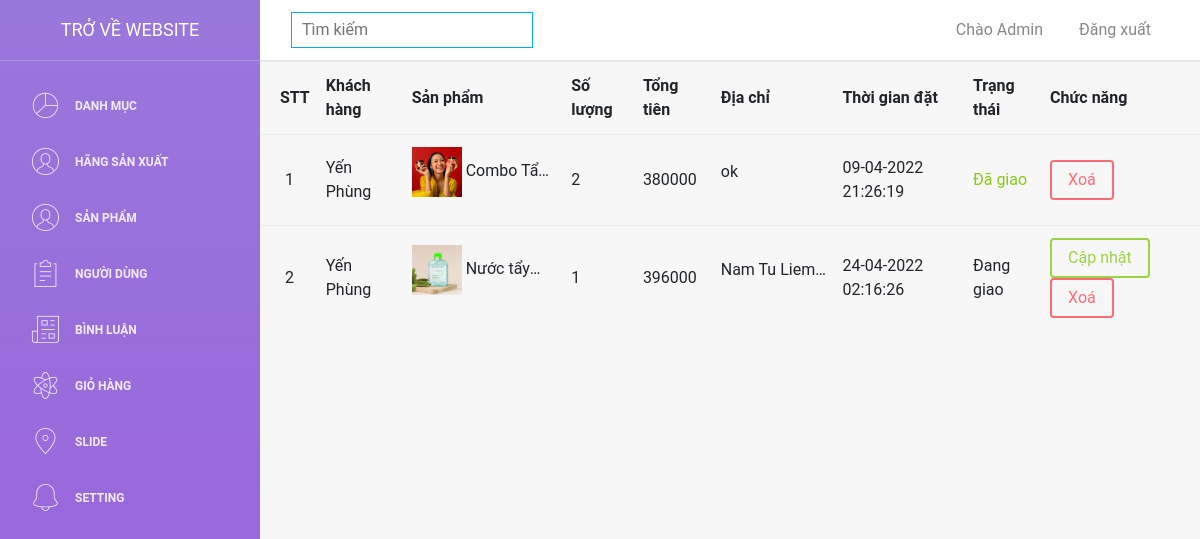
/webmypham/admin/giohang.php (signed in), run on the app's committed database.
### tables this page shows
CREATE TABLE `donhang` (
  `id` int(11) NOT NULL,
  `id_sanpham` int(11) NOT NULL,
  `id_taikhoan` int(11) NOT NULL,
  `gia` int(11) NOT NULL,
  `soluong` int(11) NOT NULL,
  `tongtien` int(11) NOT NULL,
  `anh1` text NOT NULL,
  `status` int(11) NOT NULL,
  `diachi` text DEFAULT NULL,
  `thoigian` text DEFAULT NULL
);

CREATE TABLE `taikhoan` (
  `id` int(11) NOT NULL,
  `taikhoan` varchar(55) NOT NULL,
  `matkhau` varchar(55) NOT NULL,
  `hoten` varchar(100) NOT NULL,
  `sdt` text NOT NULL,
  `anh` text NOT NULL,
  `phanquyen` int(11) NOT NULL DEFAULT 0
);

CREATE TABLE `sanpham` (
  `id` int(11) NOT NULL,
  `id_danhmuc` int(11) NOT NULL,
  `masx` int(11) NOT NULL,
  `ten` varchar(255) NOT NULL,
  `gia` int(11) NOT NULL,
  `giakm` int(11) NOT NULL,
  `anh1` text NOT NULL,
  `anh2` text NOT NULL,
  `anh3` text NOT NULL,
  `chitiet` text NOT NULL,
  `luotxem` int(11) NOT NULL
);

### webmypham/admin/connect.php (called while the page is built, shortened)
<?php
function selectAll($sql)
{
    $result = $GLOBALS['conn']->query($sql);
    return $result;
}
?>

### webmypham/admin/giohang.php (the view, shortened to what this page needs)
<?php
    include 'header.php';
    if (isset($_COOKIE["user"])) {
        $user = $_COOKIE["user"];
        foreach (selectAll("SELECT * FROM taikhoan WHERE taikhoan='$user'") as $row) {
            $permission = $row['phanquyen'];
        }
        if ($permission==1) {
        ?>
        <table class="table">
            <tr>
                <th style="padding-left:20px">STT</th>
                <th>Khách hàng</th>
                <th>Sản phẩm</th>
                <th>Số lượng</th>
                <th>Tổng tiên</th>
                <th>Địa chỉ</th>
                <th>Thời gian đặt</th>
                <th>Trạng thái</th>
                <th>Chức năng</th>
            </tr>
            <?php
               $stt=1;
                foreach (selectAll("SELECT * FROM `donhang` WHERE STATUS = 1 OR status = 2") as $row) {
                ?>
                    <tr>
                        <td style="padding-left:25px"><?= $stt++ ?></td>
                        <td>
                            <?php
                                foreach (selectAll("SELECT * FROM taikhoan WHERE id={$row['id_taikhoan']}") as $item) {
                                    echo $item['hoten'];
                                }
                            ?>
                        </td>
                        <td>
                            <?php foreach (selectAll("SELECT * FROM sanpham WHERE id={$row['id_sanpham']}") as $item) {
                                ?>
                                    <p title="<?= $item['ten'] ?>" style="display:-webkit-box;-webkit-line-clamp:1;-webkit-box-orient: vertical;overflow: hidden;text-overflow: ellipsis;word-break: break-word;max-width:200px;">
                                        <img title="<?= $item['ten'] ?>" src="../images/<?= $row['anh1'] ?>" style="width:50px;height:50px">
                                        <?= $item['ten'] ?>
                                    </p>
                                <?php
                            }?>
                        </td>
                        <td>
                            <?= $row['soluong'] ?>
                        </td>
                        <td>
                            <?= $row['tongtien'] ?>
                        </td>
                        <td>
                            <p style="display:-webkit-box;-webkit-line-clamp:1;-webkit-box-orient: vertical;overflow: hidden;text-overflow: ellipsis;word-break: break-word;max-width:200px;"><?= $row['diachi'] ?></p>
                        </td>
                        <td>
                            <?= $row['thoigian'] ?>
                        </td>
                        <td>
                            <?= $row['status']==1 ?'Đang giao':'<span class="text-success">Đã giao</span>' ?>
                        </td>
                        <td>
                            <?php
                                if ($row['status']==1) {
                                   ?>
                                        <a href="?id_taikhoan=<?= $row['id_taikhoan'] ?>" onclick="return confirm('Bạn có muốn xác nhận đơn hàng này đã giao thành công ?')" class="btn btn-success">Cập nhật</a>
                                   <?php
                                }
                            ?>
                            <a href="?id=<?= $row['id'] ?>" onclick="return confirm('Bạn có chắc chắn muốn xoá sản phẩm này khỏi giỏ hàng không ?')" class="btn btn-danger">
                                Xoá
                        </a>
                        </td>
                    </tr>
                <?php
                }
            ?>
        </table>
        <?php
        }
    }

### data on the page
donhang: soluong "2", tongtien "380000", diachi "ok", thoigian "09-04-2022 21:26:19", status "Đã giao"
taikhoan: hoten "Yến Phùng"
sanpham: donhang.anh1 (picture), ten "Combo…"
donhang: soluong "1", tongtien "396000", diachi "Nam Tu Liem…", thoigian "24-04-2022 02:16:26", status "Đang giao"
sanpham: donhang.anh1 (picture), ten "Nước…"
